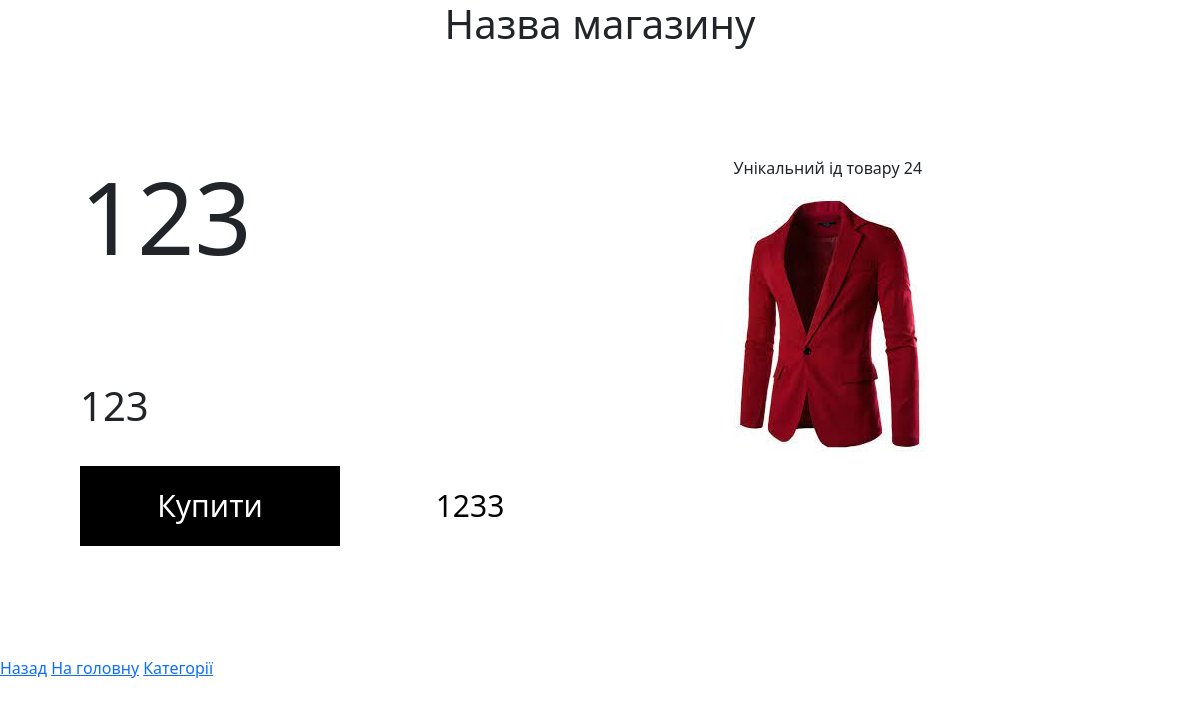
/shop/detail/24/, run on an earlier commit of the app's database.
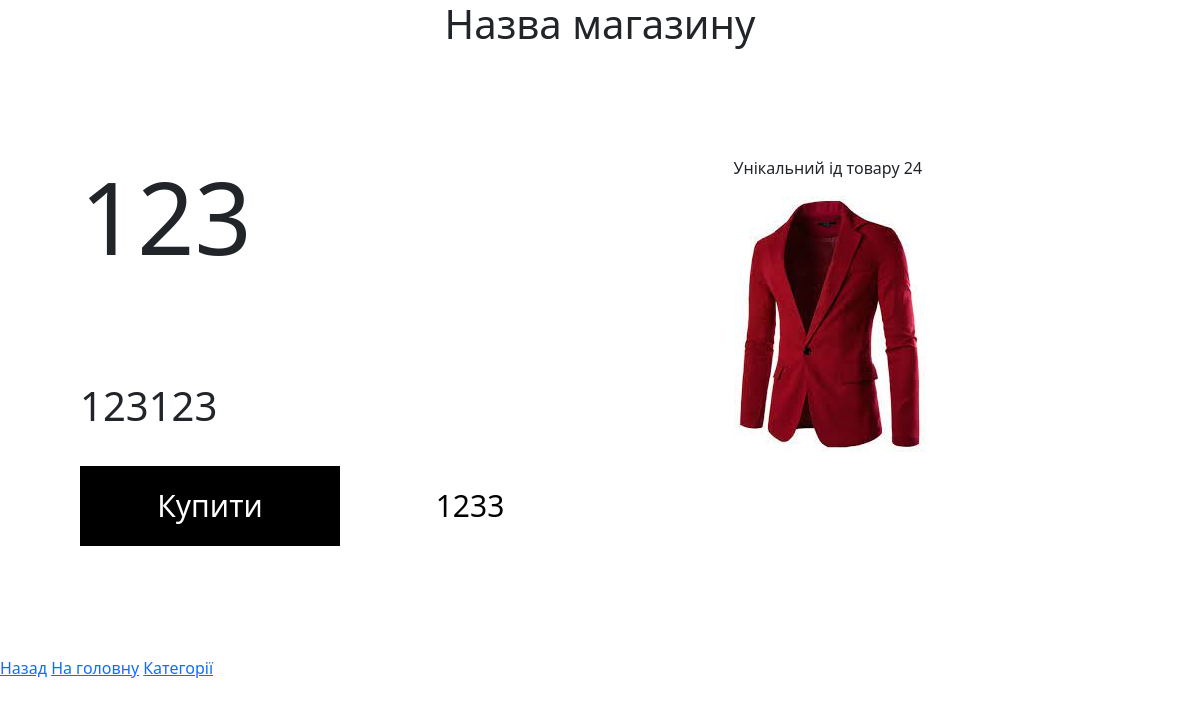
And on a later commit of the database.
### Shop/models.py (models this page shows, shortened)
class Goods(models.Model):
    choices_list = [
        ('laptop', 'laptop'),
        ('desktop', 'desktop'),
    ]
    title = models.CharField(max_length=20, help_text='Enter name')
    price = models.IntegerField(default=0)
    update = models.DateTimeField(auto_now=True)
    create = models.DateTimeField(auto_now_add=True)
    description = models.TextField(help_text='Enter description')
    topic = models.TextField(choices=choices_list)

### Shop/views.py (the view)
# urls.py: path('detail/<int:id>/', shop_detail, name='shop_detail'),
def shop_detail(request, id=None):
    instance = get_object_or_404(Goods, id=id)
    context = {
        'title': 'Details',
        'object': instance
    }
    return render(request, 'shop detail.html', context)

### template/shop detail.html
{% extends 'base.html' %}
{% load static %}
{% block add_css %}
    <link rel="stylesheet" href="{% static 'css/for_detail.css' %}">
{% endblock add_css %}
{% block content %}
    <div class="body">
        <div class="body-container">
            <h1 class="title">{{ object.title }}</h1>
            <p class="description">{{ object.description}}</p>
            <div class="buy-wrapper">
                <a class="buy" href="shop%20buy.html">Купити</a>
                <div class="price">{{ object.price}}</div>
            </div>
        </div>
        <div class="img">
            <p>Унікальний ід товару {{ object.id }}</p>
            <img src="imeges/jaket_second_attempt.jpg" alt="Картинка товару">
        </div>
    </div>
{% endblock content %}

What changed in the data, as far as the page shows it:
changed Goods id 24: description "123" → "123123"
